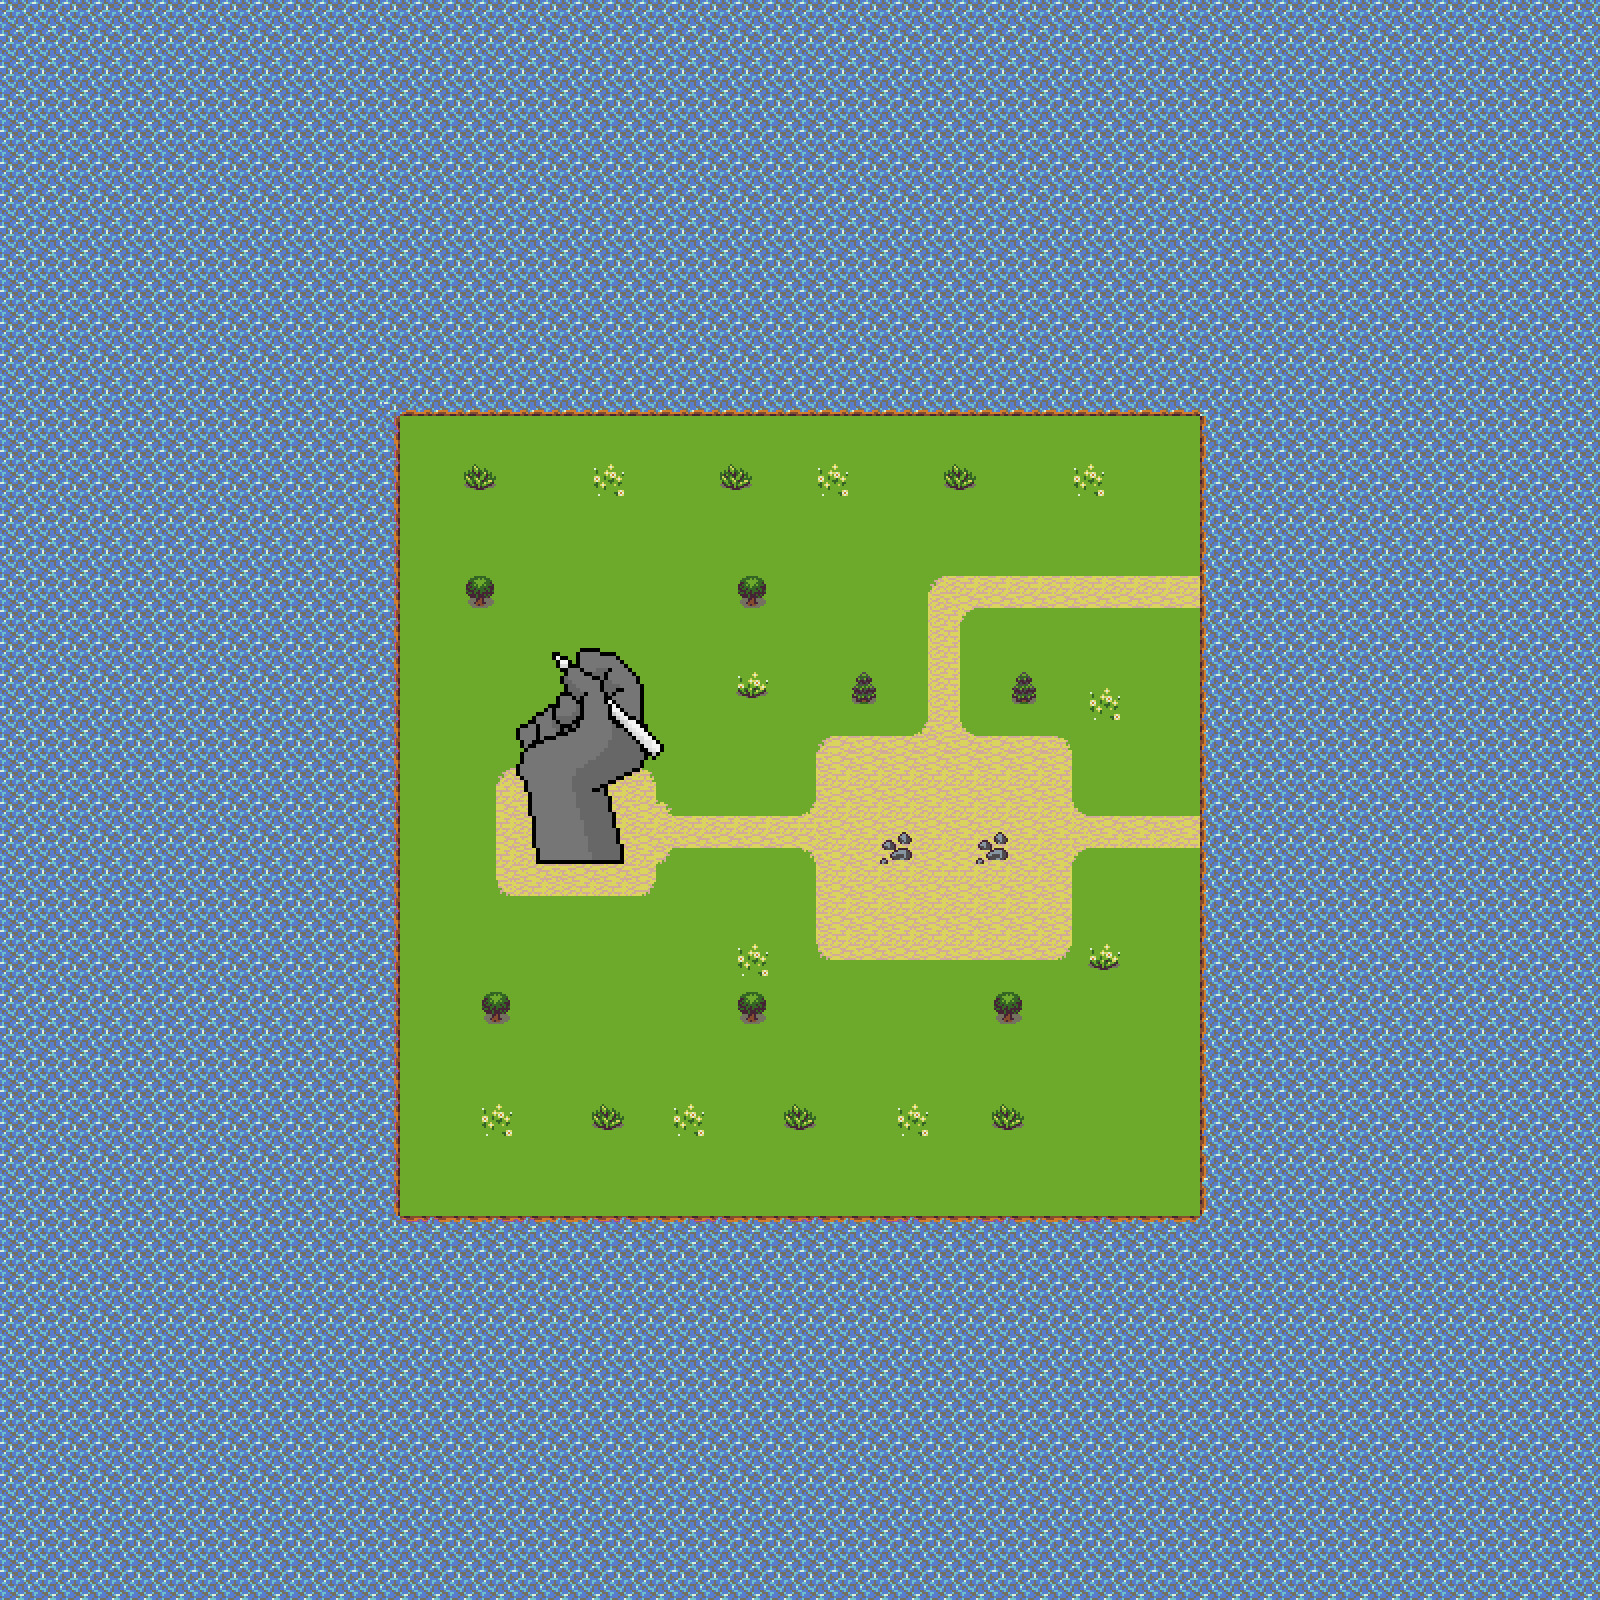

This game map was drawn from its Tiled (.tmx) file and the tilesets committed beside it. A one-line description and the trimmed map source follow:
An orthogonal 100x100 tile map with 16x16 px tiles, 5 tile layers (Terreno, Base mano y colisiones, Agua, Mano superior, ...).

<map version="1.0" orientation="orthogonal" renderorder="right-down" width="100" height="100" tilewidth="16" tileheight="16" nextobjectid="1">
 <tileset firstgid="1" name="SpritesDef" tilewidth="16" tileheight="16" tilecount="1344">
  <image source="resources/SpritesDef.png" width="768" height="448" />
 </tileset>
 <layer name="Terreno" width="100" height="100">
  <data>[10000 cells, 2500 non-empty, 49 distinct tile ids]</data>
 </layer>
 <layer name="Base mano y colisiones" width="100" height="100">
  <data>[10000 cells, 40 non-empty, 26 distinct tile ids]</data>
 </layer>
 <layer name="Agua" width="100" height="100">
  <data>[10000 cells, 7500 non-empty, 4 distinct tile ids]</data>
 </layer>
 <layer name="Mano superior" width="100" height="100">
  <data>[10000 cells, 135 non-empty, 114 distinct tile ids]</data>
 </layer>
 <layer name="Bordes" width="100" height="100">
  <data>[10000 cells, 200 non-empty, 12 distinct tile ids]</data>
 </layer>
</map>